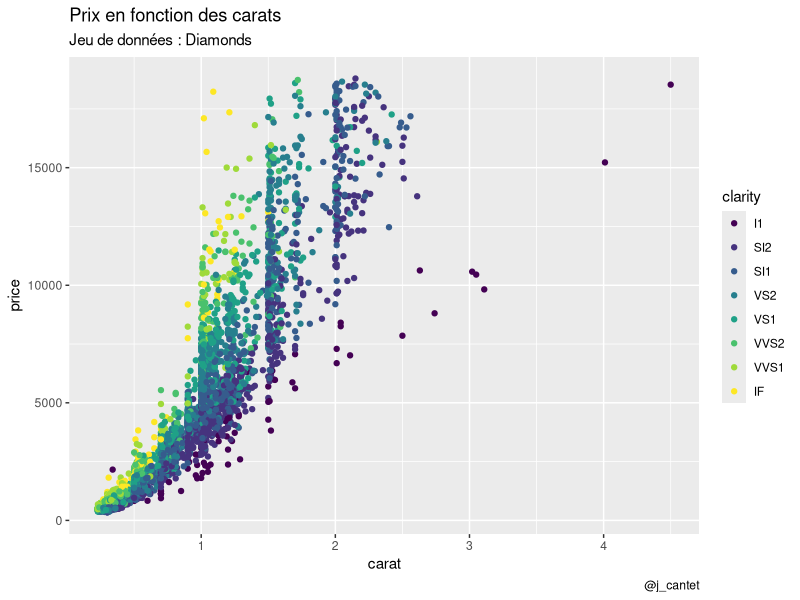
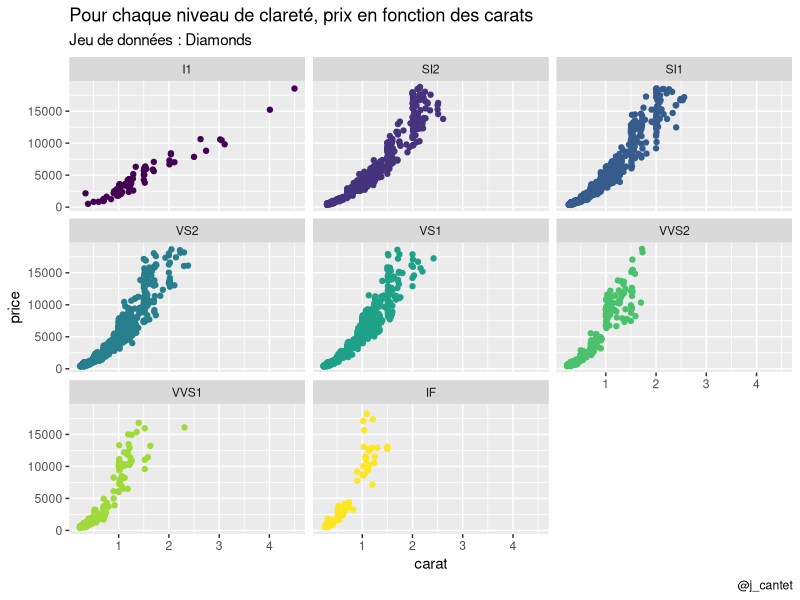
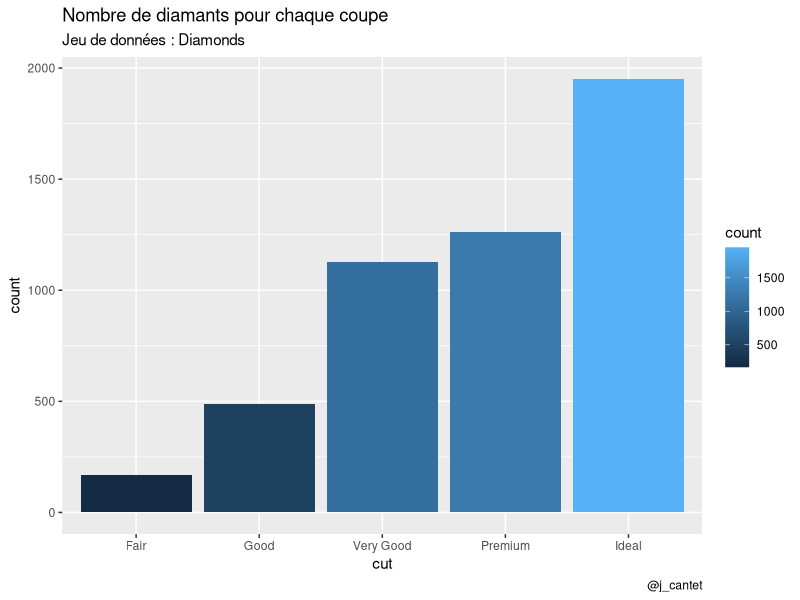
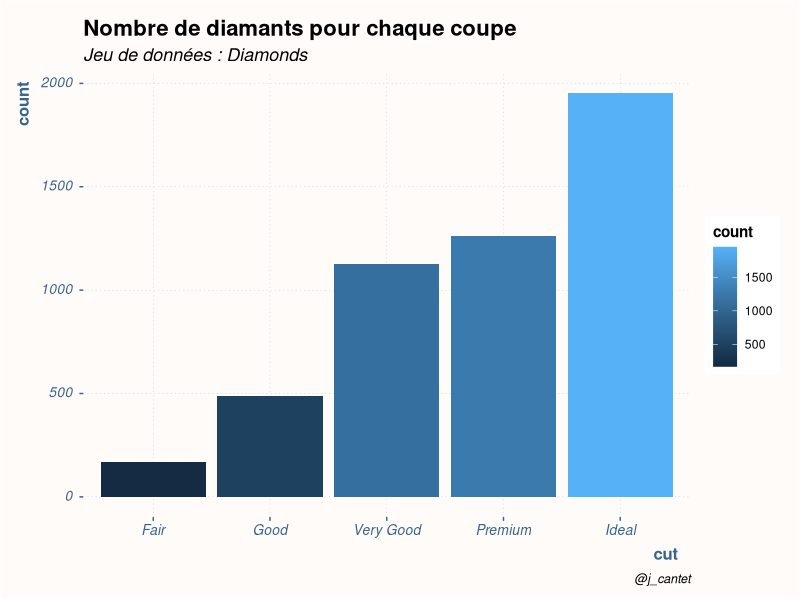
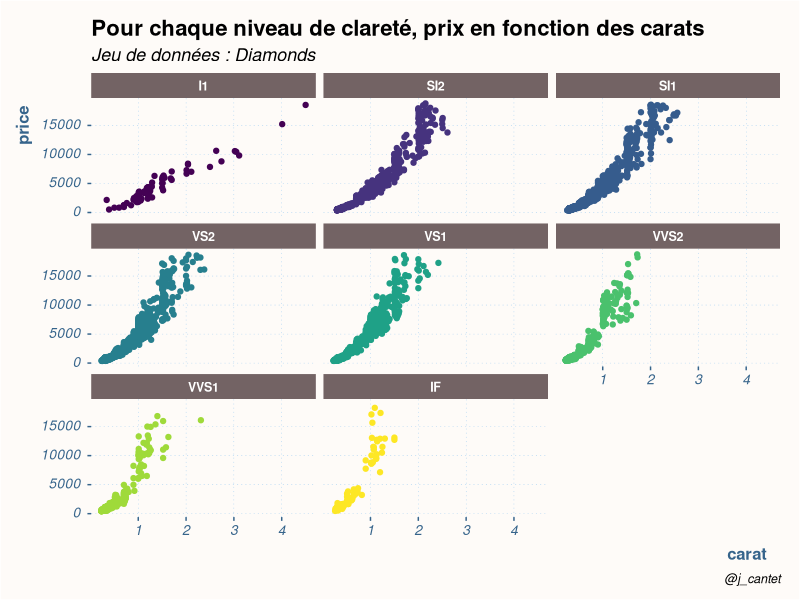
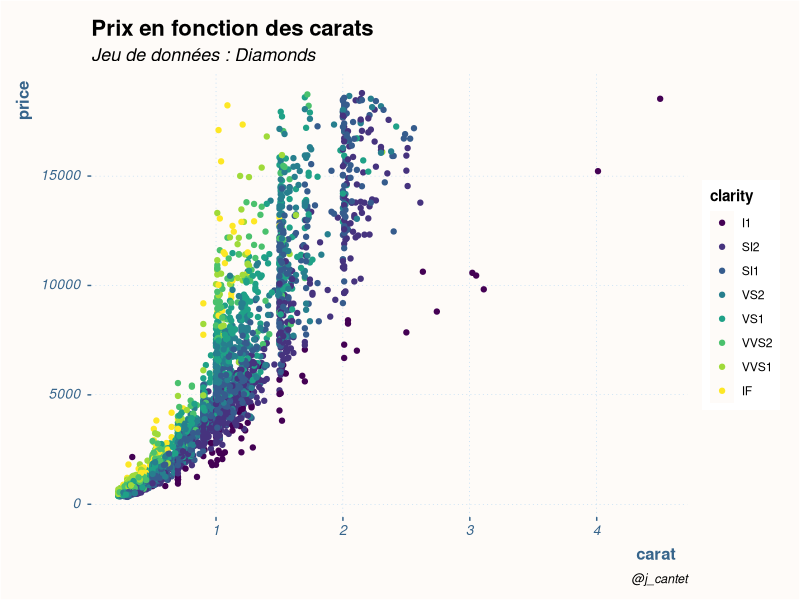

Source code (R) for these figures, in order:
# packages ====
library(ggplot2)
library(dplyr)



# Dataset ====
diamonds <- diamonds
diamonds_sub <- diamonds %>% sample_n(5000)

# Graphiqur type 1 : nuage de points
(g1 <- 
  ggplot(diamonds_sub,aes(x = carat, y = price, color = clarity))+
  geom_point()+
  labs(title ="Prix en fonction des carats", subtitle = "Jeu de données : Diamonds",caption = "@j_cantet"))


# Graphique type 2 : nuage de points avec facette
(g2 <- 
  ggplot(diamonds_sub, aes(x=carat, y = price, color = clarity))+
  geom_point(show.legend = FALSE)+
  facet_wrap(~clarity)+
  labs(title ="Pour chaque niveau de clareté, prix en fonction des carats", subtitle = "Jeu de données : Diamonds",caption = "@j_cantet")) 


# Graphique type 3 : barplot
(g3 <- 
  ggplot(diamonds_sub, aes(x = cut))+
  geom_bar(aes(fill = ..count..))+
  labs(title ="Nombre de diamants pour chaque coupe", subtitle = "Jeu de données : Diamonds",caption = "@j_cantet")) 



# Thème perso
theme_jcantet <-function(){
  theme(plot.margin = unit(c(0.5,0.5,0.5,0.5), "cm"),
        plot.background = element_rect(fill = "#FEFBF8"),
        # Paneau principal
        panel.border = element_rect(colour = NA, fill = NA),
        panel.background = element_rect(fill = "#FEFBF8"),
        # Grilles
        panel.grid.major.x = element_line(colour = "steelblue2", linetype = 3, size = 0.1),
        panel.grid.minor.x = element_blank(),
        panel.grid.major.y =  element_line(colour = "steelblue2", linetype = 3, size = 0.1),
        panel.grid.minor.y = element_blank(),
        # Facette
        strip.background = element_rect(fill = "#736364"),
        strip.text = element_text(color = "white", face = "bold", size = 9),
        # Modification du texte
        axis.text = element_text(colour = "steelblue4", face = "italic", size = 10),
        axis.text.y = element_text(vjust = 0.35, margin = margin(r = 5)),
        axis.title = element_text(colour = "steelblue4", face = "bold", size = 12),
        axis.title.x = element_text(vjust = 0, hjust = 0.98),
        axis.title.y = element_text(vjust = 2, hjust = 0.98),
        axis.ticks = element_line(colour = "steelblue4"),
        plot.title = element_text(size = 16, face = 'bold', hjust = 0, vjust = 1),
        plot.subtitle = element_text(size = 13, face = 'italic'),
        plot.caption = element_text(size = 9, face = "italic", vjust = -1),
        legend.title = element_text(size = 11, face = "bold"))
}



g3 +
  theme_jcantet()


g2 +
  theme_jcantet()

g1 +
  theme_jcantet()
